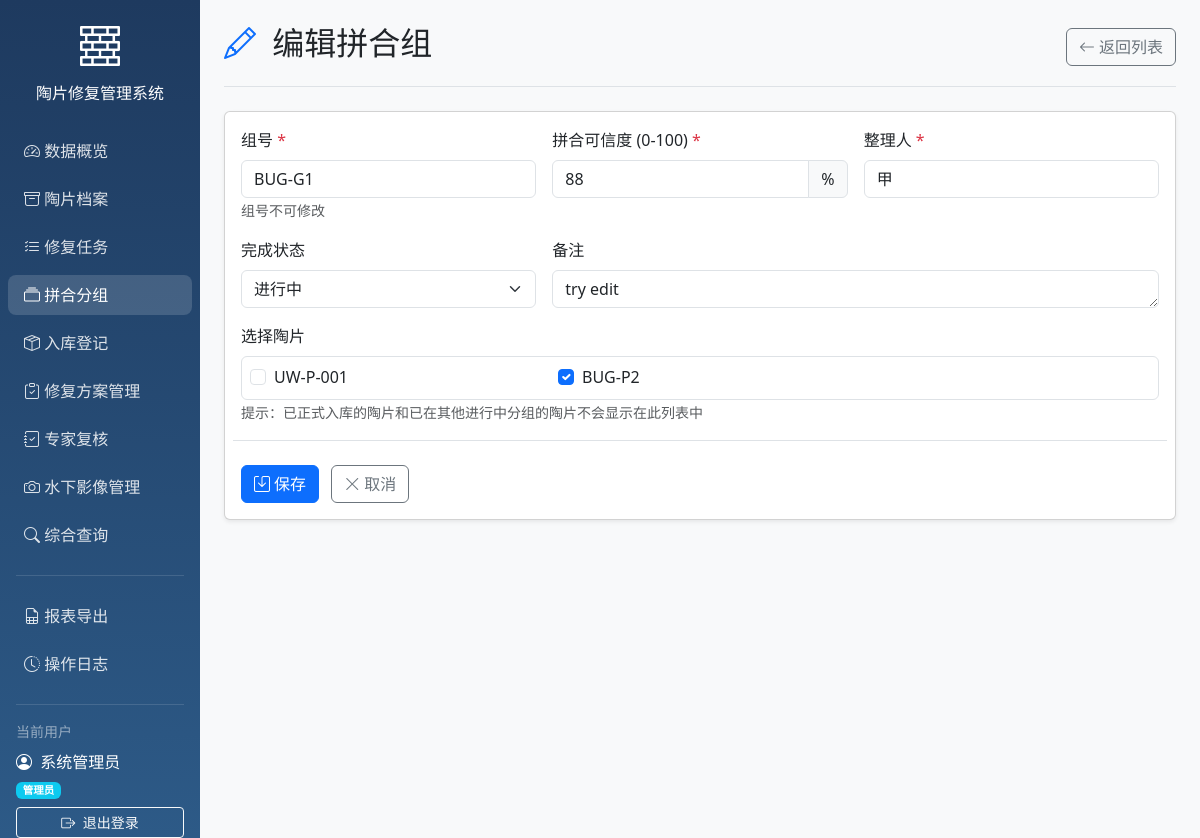
Page /groups/2/edit (signed in) on the committed database.
### models/models.py (models this page shows)
class User(Base):
    __tablename__ = "users"
    id = Column(Integer, primary_key=True, index=True)
    username = Column(String, unique=True, index=True)
    hashed_password = Column(String)
    full_name = Column(String)
    role = Column(String, default="修复员")
    created_at = Column(DateTime(timezone=True), server_default=func.now())
    assigned_tasks = relationship("RepairTask", foreign_keys="RepairTask.assignee_id", back_populates="assignee")
    created_tasks = relationship("RepairTask", foreign_keys="RepairTask.creator_id", back_populates="creator")
    operation_logs = relationship("OperationLog", back_populates="user")

class PotteryGroup(Base):
    __tablename__ = "pottery_groups"
    id = Column(Integer, primary_key=True, index=True)
    group_number = Column(String, unique=True, index=True)
    confidence = Column(Integer)
    organizer = Column(String)
    notes = Column(Text)
    is_completed = Column(Boolean, default=False)
    current_version = Column(Integer, default=1)
    created_at = Column(DateTime(timezone=True), server_default=func.now())
    updated_at = Column(DateTime(timezone=True), onupdate=func.now())
    members = relationship("PotteryGroupMember", back_populates="group", cascade="all, delete-orphan")
    versions = relationship("GroupVersion", back_populates="group", cascade="all, delete-orphan")

class Pottery(Base):
    __tablename__ = "potteries"
    id = Column(Integer, primary_key=True, index=True)
    pottery_number = Column(String, unique=True, index=True)
    water_area = Column(String)
    trench_number = Column(String)
    material = Column(String)
    decoration_description = Column(Text)
    damage_level = Column(String)
    current_status = Column(String)
    recovery_date = Column(Date)
    created_at = Column(DateTime(timezone=True), server_default=func.now())
    updated_at = Column(DateTime(timezone=True), onupdate=func.now())
    is_locked = Column(Boolean, default=False)
    cleaning_records = relationship("CleaningRecord", back_populates="pottery")
    pottery_groups = relationship("PotteryGroupMember", back_populates="pottery")
    storage_record = relationship("StorageRecord", uselist=False, back_populates="pottery")
    images = relationship("PotteryImage", back_populates="pottery", cascade="all, delete-orphan")
    repair_tasks = relationship("RepairTask", back_populates="pottery")

### main.py (the view)
@app.get("/groups/{group_id}/edit", response_class=HTMLResponse)
async def edit_group_page(
    group_id: int,
    request: Request,
    current_user: User = Depends(get_current_user),
    db: Session = Depends(get_db)
):
    group = db.query(PotteryGroup).filter(PotteryGroup.id == group_id).first()
    if not group:
        return RedirectResponse(url="/groups", status_code=status.HTTP_303_SEE_OTHER)
    has_official = any(m.pottery.storage_record and m.pottery.storage_record.is_official for m in group.members)
    if has_official:
        groups = db.query(PotteryGroup).order_by(PotteryGroup.created_at.desc()).all()
        return templates.TemplateResponse("groups.html", {
            "request": request,
            "current_user": current_user,
            "groups": groups,
            "is_completed": None,
            "error": "包含已正式入库的陶片，无法修改"
        })
    stored_pottery_ids = [r[0] for r in db.query(StorageRecord.pottery_id).filter(StorageRecord.is_official == True).all()]
    active_group_members = db.query(PotteryGroupMember.pottery_id).join(PotteryGroup).filter(
        PotteryGroup.is_completed == False,
        PotteryGroup.id != group_id
    ).all()
    active_pottery_ids = [r[0] for r in active_group_members]
    excluded_ids = stored_pottery_ids + active_pottery_ids
    available_potteries = db.query(Pottery).filter(~Pottery.id.in_(excluded_ids)).all()
    selected_potteries = [m.pottery_id for m in group.members]
    versions = db.query(GroupVersion).filter(GroupVersion.group_id == group_id).order_by(GroupVersion.version_number.desc()).all()
    return templates.TemplateResponse("group_form.html", {
        "request": request,
        "current_user": current_user,
        "group": group,
        "available_potteries": available_potteries,
        "selected_potteries": selected_potteries,
        "versions": versions
    })

### templates/group_form.html (shortened to what this page needs)
{% extends "base.html" %}
{% block body %}
<div class="container-fluid">
    <div class="row">
        {% include "sidebar.html" %}
        <main class="col-md-9 ms-sm-auto col-lg-10 px-md-4 main-content">
            <div class="d-flex justify-content-between flex-wrap flex-md-nowrap align-items-center pt-4 pb-3 mb-4 border-bottom">
                <h1 class="h2">
                    <i class="bi bi-{% if group %}pencil{% else %}plus-circle{% endif %} text-primary me-2"></i>
                    {% if group %}编辑拼合组{% else %}新建拼合组{% endif %}
                </h1>
                <div class="btn-toolbar mb-2 mb-md-0">
                    <a href="/groups" class="btn btn-outline-secondary">
                        <i class="bi bi-arrow-left me-1"></i>返回列表
                    </a>
                </div>
            </div>
            <div class="card shadow-sm">
                <div class="card-body">
                    <form method="POST" class="row g-3">
                        <div class="col-md-4">
                            <label for="group_number" class="form-label">组号 <span class="text-danger">*</span></label>
                            <input type="text" class="form-control" id="group_number" name="group_number"
                                   value="{{ group.group_number if group else '' }}"
                                   {% if group %}readonly{% endif %} required>
                            {% if group %}<small class="text-muted">组号不可修改</small>{% endif %}
                        </div>
                        <div class="col-md-4">
                            <label for="confidence" class="form-label">拼合可信度 (0-100) <span class="text-danger">*</span></label>
                            <div class="input-group">
                                <input type="number" class="form-control" id="confidence" name="confidence"
                                       value="{{ group.confidence if group else 80 }}"
                                       min="0" max="100" required>
                                <span class="input-group-text">%</span>
                            </div>
                        </div>
                        <div class="col-md-4">
                            <label for="organizer" class="form-label">整理人 <span class="text-danger">*</span></label>
                            <input type="text" class="form-control" id="organizer" name="organizer"
                                   value="{{ group.organizer if group else '' }}" required>
                        </div>
                        {% if group %}
                        <div class="col-md-4">
                            <label for="is_completed" class="form-label">完成状态</label>
                            <select class="form-select" id="is_completed" name="is_completed">
                                <option value="false" {% if not group.is_completed %}selected{% endif %}>进行中</option>
                            </select>
                        </div>
                        {% endif %}
                        <div class="col-md-{% if group %}8{% else %}12{% endif %}">
                            <label for="notes" class="form-label">备注</label>
                            <textarea class="form-control" id="notes" name="notes" rows="1">{{ group.notes if group else '' }}</textarea>
                        </div>
                        <div class="col-12">
                            <label class="form-label">选择陶片</label>
                            <div class="card border">
                                <div class="card-body p-2" style="max-height: 300px; overflow-y: auto;">
                                    {% if available_potteries %}
                                    <div class="row">
                                        {% for p in available_potteries %}
                                        <div class="col-md-4">
                                            <div class="form-check">
                                                <input class="form-check-input" type="checkbox"
                                                       name="pottery_ids" value="{{ p.id }}"
                                                       id="pottery_{{ p.id }}"
                                                       {% if p.id in selected_potteries %}checked{% endif %}>
                                                <label class="form-check-label" for="pottery_{{ p.id }}">
                                                    {{ p.pottery_number }}
                                                </label>
                                            </div>
                                        </div>
                                        {% endfor %}
                                    </div>
                                    {% else %}
                                    <p class="text-muted text-center mb-0">暂无可用陶片（已入库或已在其他进行中的分组中）</p>
                                    {% endif %}
                                </div>
                            </div>
                            <small class="text-muted">提示：已正式入库的陶片和已在其他进行中分组的陶片不会显示在此列表中</small>
                        </div>
                        <div class="col-12 pt-4 border-top">
                            <button type="submit" class="btn btn-primary me-2">
                                <i class="bi bi-save me-1"></i>保存
                            </button>
                            <a href="/groups" class="btn btn-outline-secondary">
                                <i class="bi bi-x-lg me-1"></i>取消
                            </a>
                        </div>
                    </form>
                </div>
            </div>
        </main>
    </div>
</div>
{% endblock %}

### templates/sidebar.html
<div class="sidebar col-md-3 col-lg-2 d-md-block p-0">
    <div class="position-sticky pt-3">
        <div class="text-center mb-4 px-3">
            <i class="bi bi-bricks text-white" style="font-size: 2.5rem;"></i>
            <h6 class="text-white mt-2 mb-0">陶片修复管理系统</h6>
        </div>
        <ul class="nav flex-column">
            <li class="nav-item">
                <a class="nav-link {% if request.url.path == '/' %}active{% endif %}" href="/">
                    <i class="bi bi-speedometer2"></i>
                    数据概览
                </a>
            </li>
            <li class="nav-item">
                <a class="nav-link {% if '/potteries' in request.url.path %}active{% endif %}" href="/potteries">
                    <i class="bi bi-archive"></i>
                    陶片档案
                </a>
            </li>
            <li class="nav-item">
                <a class="nav-link {% if '/tasks' in request.url.path %}active{% endif %}" href="/tasks">
                    <i class="bi bi-list-check"></i>
                    修复任务
                </a>
            </li>
            <li class="nav-item">
                <a class="nav-link {% if '/groups' in request.url.path %}active{% endif %}" href="/groups">
                    <i class="bi bi-collection"></i>
                    拼合分组
                </a>
            </li>
            <li class="nav-item">
                <a class="nav-link {% if '/storage' in request.url.path %}active{% endif %}" href="/storage">
                    <i class="bi bi-box-seam"></i>
                    入库登记
                </a>
            </li>
            <li class="nav-item">
                <a class="nav-link {% if '/repair_plans' in request.url.path %}active{% endif %}" href="/repair_plans">
                    <i class="bi bi-clipboard-check"></i>
                    修复方案管理
                </a>
            </li>
            <li class="nav-item">
                <a class="nav-link {% if '/reviews' in request.url.path %}active{% endif %}" href="/reviews">
                    <i class="bi bi-journal-check"></i>
                    专家复核
                </a>
            </li>
            <li class="nav-item">
                <a class="nav-link {% if '/underwater_images' in request.url.path %}active{% endif %}" href="/underwater_images">
                    <i class="bi bi-camera"></i>
                    水下影像管理
                </a>
            </li>
            <li class="nav-item">
                <a class="nav-link {% if '/search' in request.url.path %}active{% endif %}" href="/search">
                    <i class="bi bi-search"></i>
                    综合查询
                </a>
            </li>
        </ul>
        <hr class="text-white-50 mx-3">
        <ul class="nav flex-column">
            <li class="nav-item">
                <a class="nav-link {% if '/reports' in request.url.path %}active{% endif %}" href="/reports">
                    <i class="bi bi-file-earmark-spreadsheet"></i>
                    报表导出
                </a>
            </li>
            <li class="nav-item">
                <a class="nav-link {% if '/logs' in request.url.path %}active{% endif %}" href="/logs">
                    <i class="bi bi-clock-history"></i>
                    操作日志
                </a>
            </li>
        </ul>
        <hr class="text-white-50 mx-3">
        <div class="px-3">
            <div class="text-white-50 small mb-2">当前用户</div>
            <div class="text-white mb-1">
                <i class="bi bi-person-circle me-1"></i>
                {{ current_user.full_name or current_user.username }}
            </div>
            <div class="text-white-50 small mb-2">
                <span class="badge bg-info">{{ current_user.role }}</span>
            </div>
            <a href="/logout" class="btn btn-outline-light btn-sm w-100">
                <i class="bi bi-box-arrow-right me-1"></i>
                退出登录
            </a>
        </div>
    </div>
</div>

### templates/base.html (style rules this page uses)
.sidebar { min-height: 100vh; background: linear-gradient(180deg, #1e3a5f 0%, #2d5a87 100%); }
.sidebar .nav-link { color: rgba(255,255,255,0.85); border-radius: 8px; margin: 4px 8px; transition: all 0.2s; }
.sidebar .nav-link:hover, .sidebar .nav-link.active { color: white; background: rgba(255,255,255,0.15); }
.sidebar .nav-link i { width: 24px; }
.main-content { background-color: #f8f9fa; min-height: 100vh; }

### rows in the picture
User: full_name "系统管理员", role "管理员"
PotteryGroup: group_number "BUG-G1", confidence "88", organizer "甲", is_completed "进行中", notes "try edit"
Pottery: pottery_number "UW-P-001"
Pottery: pottery_ids "☑", pottery_number "BUG-P2"
